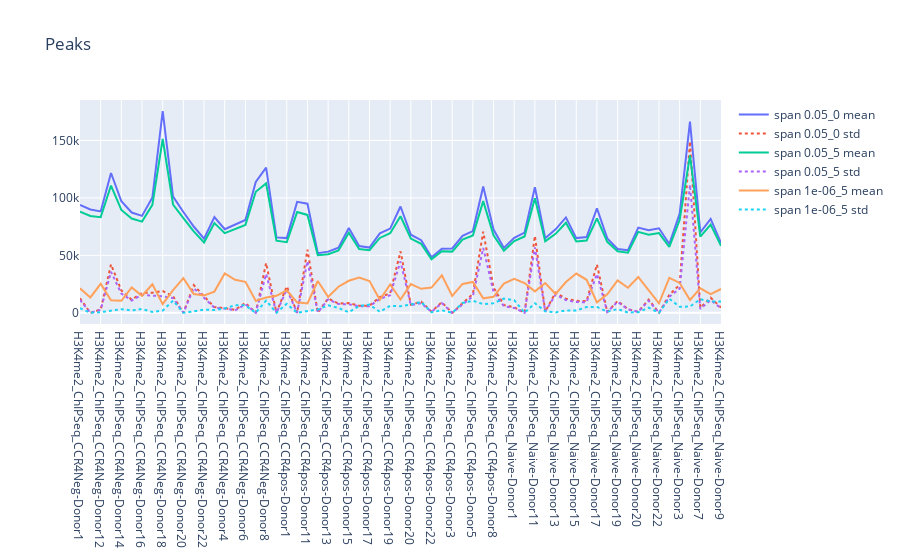

Notebook code for this chart:
### Code cell
import plotly.graph_objects as go
import plotly.express as px

fig = go.Figure(layout=go.Layout(title=go.layout.Title(text="Peaks")))
for l in sorted(set(dfs_mean['level'])):
    fig.add_trace(go.Scatter(x=dfs_mean.loc[dfs_mean['level']==l]['name'], 
                             y=dfs_mean.loc[dfs_mean['level']==l]['peaks'], 
                             name=f"{l} mean", line_shape='linear'))
    fig.add_trace(go.Scatter(x=dfs_std.loc[dfs_std['level']==l]['name'], 
                             y=dfs_std.loc[dfs_std['level']==l]['peaks'], 
                             name=f"{l} std", line_shape='linear', 
                             line=dict(dash='dot')))
fig.show()

### Figure 1 — Plotly figure (JSON) as saved in the notebook; plotly's stock layout.template omitted (floating-point values rounded to 4 significant figures)
{"data": [{"line": {"shape": "linear"}, "name": "span 0.05_0 mean", "type": "scatter", "x": ["H3K4me2_ChIPSeq_CCR4Neg-Donor1", "H3K4me2_ChIPSeq_CCR4Neg-Donor11", "H3K4me2_ChIPSeq_CCR4Neg-Donor12", "H3K4me2_ChIPSeq_CCR4Neg-Donor13", "H3K4me2_ChIPSeq_CCR4Neg-Donor14", "H3K4me2_ChIPSeq_CCR4Neg-Donor15", "H3K4me2_ChIPSeq_CCR4Neg-Donor16", "H3K4me2_ChIPSeq_CCR4Neg-Donor17", "H3K4me2_ChIPSeq_CCR4Neg-Donor18", "H3K4me2_ChIPSeq_CCR4Neg-Donor19", "H3K4me2_ChIPSeq_CCR4Neg-Donor20", "H3K4me2_ChIPSeq_CCR4Neg-Donor21", "H3K4me2_ChIPSeq_CCR4Neg-Donor22", "H3K4me2_ChIPSeq_CCR4Neg-Donor23", "H3K4me2_ChIPSeq_CCR4Neg-Donor4", "H3K4me2_ChIPSeq_CCR4Neg-Donor5", "H3K4me2_ChIPSeq_CCR4Neg-Donor6", "H3K4me2_ChIPSeq_CCR4Neg-Donor7", "H3K4me2_ChIPSeq_CCR4Neg-Donor8", "H3K4me2_ChIPSeq_CCR4Neg-Donor9", "H3K4me2_ChIPSeq_CCR4pos-Donor1", "H3K4me2_ChIPSeq_CCR4pos-Donor10", "H3K4me2_ChIPSeq_CCR4pos-Donor11", "H3K4me2_ChIPSeq_CCR4pos-Donor12", "H3K4me2_ChIPSeq_CCR4pos-Donor13", "H3K4me2_ChIPSeq_CCR4pos-Donor14", "H3K4me2_ChIPSeq_CCR4pos-Donor15", "H3K4me2_ChIPSeq_CCR4pos-Donor16", "H3K4me2_ChIPSeq_CCR4pos-Donor17", "H3K4me2_ChIPSeq_CCR4pos-Donor18", "H3K4me2_ChIPSeq_CCR4pos-Donor19", "H3K4me2_ChIPSeq_CCR4pos-Donor2", "H3K4me2_ChIPSeq_CCR4pos-Donor20", "H3K4me2_ChIPSeq_CCR4pos-Donor21", "H3K4me2_ChIPSeq_CCR4pos-Donor22", "H3K4me2_ChIPSeq_CCR4pos-Donor23", "H3K4me2_ChIPSeq_CCR4pos-Donor3", "H3K4me2_ChIPSeq_CCR4pos-Donor4", "H3K4me2_ChIPSeq_CCR4pos-Donor5", "H3K4me2_ChIPSeq_CCR4pos-Donor7", "H3K4me2_ChIPSeq_CCR4pos-Donor8", "H3K4me2_ChIPSeq_CCR4pos-Donor9", "H3K4me2_ChIPSeq_Naive-Donor1", "H3K4me2_ChIPSeq_Naive-Donor10", "H3K4me2_ChIPSeq_Naive-Donor11", "H3K4me2_ChIPSeq_Naive-Donor12", "H3K4me2_ChIPSeq_Naive-Donor13", "H3K4me2_ChIPSeq_Naive-Donor14", "H3K4me2_ChIPSeq_Naive-Donor15", "H3K4me2_ChIPSeq_Naive-Donor16", "H3K4me2_ChIPSeq_Naive-Donor17", "H3K4me2_ChIPSeq_Naive-Donor18", "H3K4me2_ChIPSeq_Naive-Donor19", "H3K4me2_ChIPSeq_Naive-Donor2", "H3K4me2_ChIPSeq_Naive-Donor20", "H3K4me2_ChIPSeq_Naive-Donor21", "H3K4me2_ChIPSeq_Naive-Donor22", "H3K4me2_ChIPSeq_Naive-Donor23", "H3K4me2_ChIPSeq_Naive-Donor3", "H3K4me2_ChIPSeq_Naive-Donor5", "H3K4me2_ChIPSeq_Naive-Donor7", "H3K4me2_ChIPSeq_Naive-Donor8", "H3K4me2_ChIPSeq_Naive-Donor9"], "y": [93810.0, 89984, 88220.0, 121704, 97122, 87300.0, 84360.0, 100320, 175500.0, 101200.0, 87723, 75110.0, 64608, 83260.0, 72730.0, 76560.0, 80836, 113919, 126356, 65609, 65008, 96555, 94960.0, 51870.0, 53258, 56644, 73741, 58070, 56780, 69210.0, 73300.0, 92547, 67998, 63173, 48300.0, 55710, 56010, 66973, 71120.0, 109950, 72427, 56451, 65310.0, 69815, 109400.0, 64973, 72689, 83029, 65040.0, 65930.0, 90960.0, 64747, 55590.0, 54470.0, 74170.0, 71860.0, 73572, 59870.0, 86300.0, 166365, 70066, 81734, 60790.0]}, {"line": {"dash": "dot", "shape": "linear"}, "name": "span 0.05_0 std", "type": "scatter", "x": ["H3K4me2_ChIPSeq_CCR4Neg-Donor1", "H3K4me2_ChIPSeq_CCR4Neg-Donor11", "H3K4me2_ChIPSeq_CCR4Neg-Donor12", "H3K4me2_ChIPSeq_CCR4Neg-Donor13", "H3K4me2_ChIPSeq_CCR4Neg-Donor14", "H3K4me2_ChIPSeq_CCR4Neg-Donor15", "H3K4me2_ChIPSeq_CCR4Neg-Donor16", "H3K4me2_ChIPSeq_CCR4Neg-Donor17", "H3K4me2_ChIPSeq_CCR4Neg-Donor18", "H3K4me2_ChIPSeq_CCR4Neg-Donor19", "H3K4me2_ChIPSeq_CCR4Neg-Donor20", "H3K4me2_ChIPSeq_CCR4Neg-Donor21", "H3K4me2_ChIPSeq_CCR4Neg-Donor22", "H3K4me2_ChIPSeq_CCR4Neg-Donor23", "H3K4me2_ChIPSeq_CCR4Neg-Donor4", "H3K4me2_ChIPSeq_CCR4Neg-Donor5", "H3K4me2_ChIPSeq_CCR4Neg-Donor6", "H3K4me2_ChIPSeq_CCR4Neg-Donor7", "H3K4me2_ChIPSeq_CCR4Neg-Donor8", "H3K4me2_ChIPSeq_CCR4Neg-Donor9", "H3K4me2_ChIPSeq_CCR4pos-Donor1", "H3K4me2_ChIPSeq_CCR4pos-Donor10", "H3K4me2_ChIPSeq_CCR4pos-Donor11", "H3K4me2_ChIPSeq_CCR4pos-Donor12", "H3K4me2_ChIPSeq_CCR4pos-Donor13", "H3K4me2_ChIPSeq_CCR4pos-Donor14", "H3K4me2_ChIPSeq_CCR4pos-Donor15", "H3K4me2_ChIPSeq_CCR4pos-Donor16", "H3K4me2_ChIPSeq_CCR4pos-Donor17", "H3K4me2_ChIPSeq_CCR4pos-Donor18", "H3K4me2_ChIPSeq_CCR4pos-Donor19", "H3K4me2_ChIPSeq_CCR4pos-Donor2", "H3K4me2_ChIPSeq_CCR4pos-Donor20", "H3K4me2_ChIPSeq_CCR4pos-Donor21", "H3K4me2_ChIPSeq_CCR4pos-Donor22", "H3K4me2_ChIPSeq_CCR4pos-Donor23", "H3K4me2_ChIPSeq_CCR4pos-Donor3", "H3K4me2_ChIPSeq_CCR4pos-Donor4", "H3K4me2_ChIPSeq_CCR4pos-Donor5", "H3K4me2_ChIPSeq_CCR4pos-Donor7", "H3K4me2_ChIPSeq_CCR4pos-Donor8", "H3K4me2_ChIPSeq_CCR4pos-Donor9", "H3K4me2_ChIPSeq_Naive-Donor1", "H3K4me2_ChIPSeq_Naive-Donor10", "H3K4me2_ChIPSeq_Naive-Donor11", "H3K4me2_ChIPSeq_Naive-Donor12", "H3K4me2_ChIPSeq_Naive-Donor13", "H3K4me2_ChIPSeq_Naive-Donor14", "H3K4me2_ChIPSeq_Naive-Donor15", "H3K4me2_ChIPSeq_Naive-Donor16", "H3K4me2_ChIPSeq_Naive-Donor17", "H3K4me2_ChIPSeq_Naive-Donor18", "H3K4me2_ChIPSeq_Naive-Donor19", "H3K4me2_ChIPSeq_Naive-Donor2", "H3K4me2_ChIPSeq_Naive-Donor20", "H3K4me2_ChIPSeq_Naive-Donor21", "H3K4me2_ChIPSeq_Naive-Donor22", "H3K4me2_ChIPSeq_Naive-Donor23", "H3K4me2_ChIPSeq_Naive-Donor3", "H3K4me2_ChIPSeq_Naive-Donor5", "H3K4me2_ChIPSeq_Naive-Donor7", "H3K4me2_ChIPSeq_Naive-Donor8", "H3K4me2_ChIPSeq_Naive-Donor9"], "y": [12650.0, 0, 2799.0, 42170.0, 19440.0, 11430.0, 17330.0, 17520.0, 18880.0, 14430.0, 0, 24080.0, 14340.0, 4914.0, 4101.0, 2575.0, 8552.0, 0, 43340.0, 0, 23010.0, 0, 55020.0, 224.2, 12520.0, 7969.0, 8498.0, 6116.0, 6224.0, 13650.0, 16910.0, 53480.0, 7068.0, 9668.0, 1081.0, 9132.0, 0, 8460.0, 16380.0, 70610.0, 22050.0, 6791.0, 4803.0, 0, 66870.0, 1018.0, 17650.0, 12290.0, 10420.0, 10240.0, 41980.0, 666.1, 10250.0, 3194.0, 881.8, 11530.0, 0, 15540.0, 24470.0, 149200.0, 4353.0, 13140.0, 4532.0]}, {"line": {"shape": "linear"}, "name": "span 0.05_5 mean", "type": "scatter", "x": ["H3K4me2_ChIPSeq_CCR4Neg-Donor1", "H3K4me2_ChIPSeq_CCR4Neg-Donor11", "H3K4me2_ChIPSeq_CCR4Neg-Donor12", "H3K4me2_ChIPSeq_CCR4Neg-Donor13", "H3K4me2_ChIPSeq_CCR4Neg-Donor14", "H3K4me2_ChIPSeq_CCR4Neg-Donor15", "H3K4me2_ChIPSeq_CCR4Neg-Donor16", "H3K4me2_ChIPSeq_CCR4Neg-Donor17", "H3K4me2_ChIPSeq_CCR4Neg-Donor18", "H3K4me2_ChIPSeq_CCR4Neg-Donor19", "H3K4me2_ChIPSeq_CCR4Neg-Donor20", "H3K4me2_ChIPSeq_CCR4Neg-Donor21", "H3K4me2_ChIPSeq_CCR4Neg-Donor22", "H3K4me2_ChIPSeq_CCR4Neg-Donor23", "H3K4me2_ChIPSeq_CCR4Neg-Donor4", "H3K4me2_ChIPSeq_CCR4Neg-Donor5", "H3K4me2_ChIPSeq_CCR4Neg-Donor6", "H3K4me2_ChIPSeq_CCR4Neg-Donor7", "H3K4me2_ChIPSeq_CCR4Neg-Donor8", "H3K4me2_ChIPSeq_CCR4Neg-Donor9", "H3K4me2_ChIPSeq_CCR4pos-Donor1", "H3K4me2_ChIPSeq_CCR4pos-Donor10", "H3K4me2_ChIPSeq_CCR4pos-Donor11", "H3K4me2_ChIPSeq_CCR4pos-Donor12", "H3K4me2_ChIPSeq_CCR4pos-Donor13", "H3K4me2_ChIPSeq_CCR4pos-Donor14", "H3K4me2_ChIPSeq_CCR4pos-Donor15", "H3K4me2_ChIPSeq_CCR4pos-Donor16", "H3K4me2_ChIPSeq_CCR4pos-Donor17", "H3K4me2_ChIPSeq_CCR4pos-Donor18", "H3K4me2_ChIPSeq_CCR4pos-Donor19", "H3K4me2_ChIPSeq_CCR4pos-Donor2", "H3K4me2_ChIPSeq_CCR4pos-Donor20", "H3K4me2_ChIPSeq_CCR4pos-Donor21", "H3K4me2_ChIPSeq_CCR4pos-Donor22", "H3K4me2_ChIPSeq_CCR4pos-Donor23", "H3K4me2_ChIPSeq_CCR4pos-Donor3", "H3K4me2_ChIPSeq_CCR4pos-Donor4", "H3K4me2_ChIPSeq_CCR4pos-Donor5", "H3K4me2_ChIPSeq_CCR4pos-Donor7", "H3K4me2_ChIPSeq_CCR4pos-Donor8", "H3K4me2_ChIPSeq_CCR4pos-Donor9", "H3K4me2_ChIPSeq_Naive-Donor1", "H3K4me2_ChIPSeq_Naive-Donor10", "H3K4me2_ChIPSeq_Naive-Donor11", "H3K4me2_ChIPSeq_Naive-Donor12", "H3K4me2_ChIPSeq_Naive-Donor13", "H3K4me2_ChIPSeq_Naive-Donor14", "H3K4me2_ChIPSeq_Naive-Donor15", "H3K4me2_ChIPSeq_Naive-Donor16", "H3K4me2_ChIPSeq_Naive-Donor17", "H3K4me2_ChIPSeq_Naive-Donor18", "H3K4me2_ChIPSeq_Naive-Donor19", "H3K4me2_ChIPSeq_Naive-Donor2", "H3K4me2_ChIPSeq_Naive-Donor20", "H3K4me2_ChIPSeq_Naive-Donor21", "H3K4me2_ChIPSeq_Naive-Donor22", "H3K4me2_ChIPSeq_Naive-Donor23", "H3K4me2_ChIPSeq_Naive-Donor3", "H3K4me2_ChIPSeq_Naive-Donor5", "H3K4me2_ChIPSeq_Naive-Donor7", "H3K4me2_ChIPSeq_Naive-Donor8", "H3K4me2_ChIPSeq_Naive-Donor9"], "y": [87950.0, 84245, 83270.0, 110760, 89479, 82080, 79369, 93931, 151400.0, 94272, 82494, 70890.0, 61152, 78090.0, 69300.0, 72820.0, 76509, 105388, 112630, 62796, 61520.0, 87695, 85195, 50076, 50968, 54317, 69779, 55499, 54540.0, 65150, 69279, 84030.0, 64640.0, 60002, 46550, 53520.0, 53255, 63680.0, 67321, 97187, 67384, 54000, 62460.0, 66438, 99766, 62170.0, 68742, 78340.0, 62110, 62830, 82223, 61790.0, 53500, 52360.0, 70493, 67930.0, 69366, 57330.0, 80692, 137000.0, 66363, 76740.0, 58230.0]}, {"line": {"dash": "dot", "shape": "linear"}, "name": "span 0.05_5 std", "type": "scatter", "x": ["H3K4me2_ChIPSeq_CCR4Neg-Donor1", "H3K4me2_ChIPSeq_CCR4Neg-Donor11", "H3K4me2_ChIPSeq_CCR4Neg-Donor12", "H3K4me2_ChIPSeq_CCR4Neg-Donor13", "H3K4me2_ChIPSeq_CCR4Neg-Donor14", "H3K4me2_ChIPSeq_CCR4Neg-Donor15", "H3K4me2_ChIPSeq_CCR4Neg-Donor16", "H3K4me2_ChIPSeq_CCR4Neg-Donor17", "H3K4me2_ChIPSeq_CCR4Neg-Donor18", "H3K4me2_ChIPSeq_CCR4Neg-Donor19", "H3K4me2_ChIPSeq_CCR4Neg-Donor20", "H3K4me2_ChIPSeq_CCR4Neg-Donor21", "H3K4me2_ChIPSeq_CCR4Neg-Donor22", "H3K4me2_ChIPSeq_CCR4Neg-Donor23", "H3K4me2_ChIPSeq_CCR4Neg-Donor4", "H3K4me2_ChIPSeq_CCR4Neg-Donor5", "H3K4me2_ChIPSeq_CCR4Neg-Donor6", "H3K4me2_ChIPSeq_CCR4Neg-Donor7", "H3K4me2_ChIPSeq_CCR4Neg-Donor8", "H3K4me2_ChIPSeq_CCR4Neg-Donor9", "H3K4me2_ChIPSeq_CCR4pos-Donor1", "H3K4me2_ChIPSeq_CCR4pos-Donor10", "H3K4me2_ChIPSeq_CCR4pos-Donor11", "H3K4me2_ChIPSeq_CCR4pos-Donor12", "H3K4me2_ChIPSeq_CCR4pos-Donor13", "H3K4me2_ChIPSeq_CCR4pos-Donor14", "H3K4me2_ChIPSeq_CCR4pos-Donor15", "H3K4me2_ChIPSeq_CCR4pos-Donor16", "H3K4me2_ChIPSeq_CCR4pos-Donor17", "H3K4me2_ChIPSeq_CCR4pos-Donor18", "H3K4me2_ChIPSeq_CCR4pos-Donor19", "H3K4me2_ChIPSeq_CCR4pos-Donor2", "H3K4me2_ChIPSeq_CCR4pos-Donor20", "H3K4me2_ChIPSeq_CCR4pos-Donor21", "H3K4me2_ChIPSeq_CCR4pos-Donor22", "H3K4me2_ChIPSeq_CCR4pos-Donor23", "H3K4me2_ChIPSeq_CCR4pos-Donor3", "H3K4me2_ChIPSeq_CCR4pos-Donor4", "H3K4me2_ChIPSeq_CCR4pos-Donor5", "H3K4me2_ChIPSeq_CCR4pos-Donor7", "H3K4me2_ChIPSeq_CCR4pos-Donor8", "H3K4me2_ChIPSeq_CCR4pos-Donor9", "H3K4me2_ChIPSeq_Naive-Donor1", "H3K4me2_ChIPSeq_Naive-Donor10", "H3K4me2_ChIPSeq_Naive-Donor11", "H3K4me2_ChIPSeq_Naive-Donor12", "H3K4me2_ChIPSeq_Naive-Donor13", "H3K4me2_ChIPSeq_Naive-Donor14", "H3K4me2_ChIPSeq_Naive-Donor15", "H3K4me2_ChIPSeq_Naive-Donor16", "H3K4me2_ChIPSeq_Naive-Donor17", "H3K4me2_ChIPSeq_Naive-Donor18", "H3K4me2_ChIPSeq_Naive-Donor19", "H3K4me2_ChIPSeq_Naive-Donor2", "H3K4me2_ChIPSeq_Naive-Donor20", "H3K4me2_ChIPSeq_Naive-Donor21", "H3K4me2_ChIPSeq_Naive-Donor22", "H3K4me2_ChIPSeq_Naive-Donor23", "H3K4me2_ChIPSeq_Naive-Donor3", "H3K4me2_ChIPSeq_Naive-Donor5", "H3K4me2_ChIPSeq_Naive-Donor7", "H3K4me2_ChIPSeq_Naive-Donor8", "H3K4me2_ChIPSeq_Naive-Donor9"], "y": [11190.0, 0, 2603.0, 35670.0, 16750.0, 10740.0, 15640.0, 14920.0, 14330.0, 12840.0, 0, 21380.0, 12770.0, 4498.0, 3706.0, 2194.0, 7354.0, 0, 33760.0, 0, 20350.0, 0, 44890.0, 299.8, 11660.0, 7610.0, 7451.0, 5612.0, 5706.0, 12210.0, 15400.0, 44750.0, 6679.0, 8355.0, 909.3, 8472.0, 0, 7560.0, 14350.0, 56440.0, 18220.0, 5757.0, 4209.0, 0, 57000.0, 1078.0, 15790.0, 11050.0, 9378.0, 9195.0, 33720.0, 689.4, 9619.0, 2922.0, 857.0, 10470.0, 0, 13980.0, 21060.0, 111500.0, 3384.0, 11060.0, 4011.0]}, {"line": {"shape": "linear"}, "name": "span 1e-06_5 mean", "type": "scatter", "x": ["H3K4me2_ChIPSeq_CCR4Neg-Donor1", "H3K4me2_ChIPSeq_CCR4Neg-Donor11", "H3K4me2_ChIPSeq_CCR4Neg-Donor12", "H3K4me2_ChIPSeq_CCR4Neg-Donor13", "H3K4me2_ChIPSeq_CCR4Neg-Donor14", "H3K4me2_ChIPSeq_CCR4Neg-Donor15", "H3K4me2_ChIPSeq_CCR4Neg-Donor16", "H3K4me2_ChIPSeq_CCR4Neg-Donor17", "H3K4me2_ChIPSeq_CCR4Neg-Donor18", "H3K4me2_ChIPSeq_CCR4Neg-Donor19", "H3K4me2_ChIPSeq_CCR4Neg-Donor20", "H3K4me2_ChIPSeq_CCR4Neg-Donor21", "H3K4me2_ChIPSeq_CCR4Neg-Donor22", "H3K4me2_ChIPSeq_CCR4Neg-Donor23", "H3K4me2_ChIPSeq_CCR4Neg-Donor4", "H3K4me2_ChIPSeq_CCR4Neg-Donor5", "H3K4me2_ChIPSeq_CCR4Neg-Donor6", "H3K4me2_ChIPSeq_CCR4Neg-Donor7", "H3K4me2_ChIPSeq_CCR4Neg-Donor8", "H3K4me2_ChIPSeq_CCR4Neg-Donor9", "H3K4me2_ChIPSeq_CCR4pos-Donor1", "H3K4me2_ChIPSeq_CCR4pos-Donor10", "H3K4me2_ChIPSeq_CCR4pos-Donor11", "H3K4me2_ChIPSeq_CCR4pos-Donor12", "H3K4me2_ChIPSeq_CCR4pos-Donor13", "H3K4me2_ChIPSeq_CCR4pos-Donor14", "H3K4me2_ChIPSeq_CCR4pos-Donor15", "H3K4me2_ChIPSeq_CCR4pos-Donor16", "H3K4me2_ChIPSeq_CCR4pos-Donor17", "H3K4me2_ChIPSeq_CCR4pos-Donor18", "H3K4me2_ChIPSeq_CCR4pos-Donor19", "H3K4me2_ChIPSeq_CCR4pos-Donor2", "H3K4me2_ChIPSeq_CCR4pos-Donor20", "H3K4me2_ChIPSeq_CCR4pos-Donor21", "H3K4me2_ChIPSeq_CCR4pos-Donor22", "H3K4me2_ChIPSeq_CCR4pos-Donor23", "H3K4me2_ChIPSeq_CCR4pos-Donor3", "H3K4me2_ChIPSeq_CCR4pos-Donor4", "H3K4me2_ChIPSeq_CCR4pos-Donor5", "H3K4me2_ChIPSeq_CCR4pos-Donor7", "H3K4me2_ChIPSeq_CCR4pos-Donor8", "H3K4me2_ChIPSeq_CCR4pos-Donor9", "H3K4me2_ChIPSeq_Naive-Donor1", "H3K4me2_ChIPSeq_Naive-Donor10", "H3K4me2_ChIPSeq_Naive-Donor11", "H3K4me2_ChIPSeq_Naive-Donor12", "H3K4me2_ChIPSeq_Naive-Donor13", "H3K4me2_ChIPSeq_Naive-Donor14", "H3K4me2_ChIPSeq_Naive-Donor15", "H3K4me2_ChIPSeq_Naive-Donor16", "H3K4me2_ChIPSeq_Naive-Donor17", "H3K4me2_ChIPSeq_Naive-Donor18", "H3K4me2_ChIPSeq_Naive-Donor19", "H3K4me2_ChIPSeq_Naive-Donor2", "H3K4me2_ChIPSeq_Naive-Donor20", "H3K4me2_ChIPSeq_Naive-Donor21", "H3K4me2_ChIPSeq_Naive-Donor22", "H3K4me2_ChIPSeq_Naive-Donor23", "H3K4me2_ChIPSeq_Naive-Donor3", "H3K4me2_ChIPSeq_Naive-Donor5", "H3K4me2_ChIPSeq_Naive-Donor7", "H3K4me2_ChIPSeq_Naive-Donor8", "H3K4me2_ChIPSeq_Naive-Donor9"], "y": [21300.0, 13350, 25180.0, 10900.0, 10430.0, 22070.0, 14834, 24886, 7524.0, 19689, 30165, 16407, 15165, 18470.0, 34260.0, 28720.0, 26950.0, 10407, 13370.0, 14826, 19560, 9108, 8158.0, 27710.0, 13890.0, 22680.0, 27878, 30670.0, 27606, 11387, 24670.0, 11600.0, 25000.0, 20893, 21973, 32658, 14615, 25153, 26860.0, 12580.0, 13895, 25490.0, 29630.0, 25865, 18650, 25870.0, 16354, 26781, 34160.0, 28750.0, 9119, 16110.0, 28130.0, 21780.0, 31060.0, 19730.0, 8302, 30380.0, 26020.0, 11178, 21330.0, 16325, 20701]}, {"line": {"dash": "dot", "shape": "linear"}, "name": "span 1e-06_5 std", "type": "scatter", "x": ["H3K4me2_ChIPSeq_CCR4Neg-Donor1", "H3K4me2_ChIPSeq_CCR4Neg-Donor11", "H3K4me2_ChIPSeq_CCR4Neg-Donor12", "H3K4me2_ChIPSeq_CCR4Neg-Donor13", "H3K4me2_ChIPSeq_CCR4Neg-Donor14", "H3K4me2_ChIPSeq_CCR4Neg-Donor15", "H3K4me2_ChIPSeq_CCR4Neg-Donor16", "H3K4me2_ChIPSeq_CCR4Neg-Donor17", "H3K4me2_ChIPSeq_CCR4Neg-Donor18", "H3K4me2_ChIPSeq_CCR4Neg-Donor19", "H3K4me2_ChIPSeq_CCR4Neg-Donor20", "H3K4me2_ChIPSeq_CCR4Neg-Donor21", "H3K4me2_ChIPSeq_CCR4Neg-Donor22", "H3K4me2_ChIPSeq_CCR4Neg-Donor23", "H3K4me2_ChIPSeq_CCR4Neg-Donor4", "H3K4me2_ChIPSeq_CCR4Neg-Donor5", "H3K4me2_ChIPSeq_CCR4Neg-Donor6", "H3K4me2_ChIPSeq_CCR4Neg-Donor7", "H3K4me2_ChIPSeq_CCR4Neg-Donor8", "H3K4me2_ChIPSeq_CCR4Neg-Donor9", "H3K4me2_ChIPSeq_CCR4pos-Donor1", "H3K4me2_ChIPSeq_CCR4pos-Donor10", "H3K4me2_ChIPSeq_CCR4pos-Donor11", "H3K4me2_ChIPSeq_CCR4pos-Donor12", "H3K4me2_ChIPSeq_CCR4pos-Donor13", "H3K4me2_ChIPSeq_CCR4pos-Donor14", "H3K4me2_ChIPSeq_CCR4pos-Donor15", "H3K4me2_ChIPSeq_CCR4pos-Donor16", "H3K4me2_ChIPSeq_CCR4pos-Donor17", "H3K4me2_ChIPSeq_CCR4pos-Donor18", "H3K4me2_ChIPSeq_CCR4pos-Donor19", "H3K4me2_ChIPSeq_CCR4pos-Donor2", "H3K4me2_ChIPSeq_CCR4pos-Donor20", "H3K4me2_ChIPSeq_CCR4pos-Donor21", "H3K4me2_ChIPSeq_CCR4pos-Donor22", "H3K4me2_ChIPSeq_CCR4pos-Donor23", "H3K4me2_ChIPSeq_CCR4pos-Donor3", "H3K4me2_ChIPSeq_CCR4pos-Donor4", "H3K4me2_ChIPSeq_CCR4pos-Donor5", "H3K4me2_ChIPSeq_CCR4pos-Donor7", "H3K4me2_ChIPSeq_CCR4pos-Donor8", "H3K4me2_ChIPSeq_CCR4pos-Donor9", "H3K4me2_ChIPSeq_Naive-Donor1", "H3K4me2_ChIPSeq_Naive-Donor10", "H3K4me2_ChIPSeq_Naive-Donor11", "H3K4me2_ChIPSeq_Naive-Donor12", "H3K4me2_ChIPSeq_Naive-Donor13", "H3K4me2_ChIPSeq_Naive-Donor14", "H3K4me2_ChIPSeq_Naive-Donor15", "H3K4me2_ChIPSeq_Naive-Donor16", "H3K4me2_ChIPSeq_Naive-Donor17", "H3K4me2_ChIPSeq_Naive-Donor18", "H3K4me2_ChIPSeq_Naive-Donor19", "H3K4me2_ChIPSeq_Naive-Donor2", "H3K4me2_ChIPSeq_Naive-Donor20", "H3K4me2_ChIPSeq_Naive-Donor21", "H3K4me2_ChIPSeq_Naive-Donor22", "H3K4me2_ChIPSeq_Naive-Donor23", "H3K4me2_ChIPSeq_Naive-Donor3", "H3K4me2_ChIPSeq_Naive-Donor5", "H3K4me2_ChIPSeq_Naive-Donor7", "H3K4me2_ChIPSeq_Naive-Donor8", "H3K4me2_ChIPSeq_Naive-Donor9"], "y": [4026.0, 0, 560.7, 2123.0, 3173.0, 1999.0, 3333.0, 738.2, 1951.0, 10620.0, 0, 1294.0, 2737.0, 2375.0, 3799.0, 6587.0, 6506.0, 0, 10650.0, 0, 7823.0, 0, 1739.0, 2874.0, 6458.0, 4252.0, 459.6, 5926.0, 7142.0, 865.5, 6063.0, 5759.0, 7216.0, 9475.0, 469.5, 2185.0, 0, 8564.0, 10540.0, 7519.0, 8381.0, 12310.0, 11020.0, 0, 8306.0, 1344.0, 359.2, 2076.0, 2075.0, 4960.0, 5125.0, 948.2, 3269.0, 227.0, 494.3, 4422.0, 0, 12170.0, 5310.0, 5397.0, 11840.0, 9800.0, 9822.0]}], "layout": {"title": {"text": "Peaks"}}}
